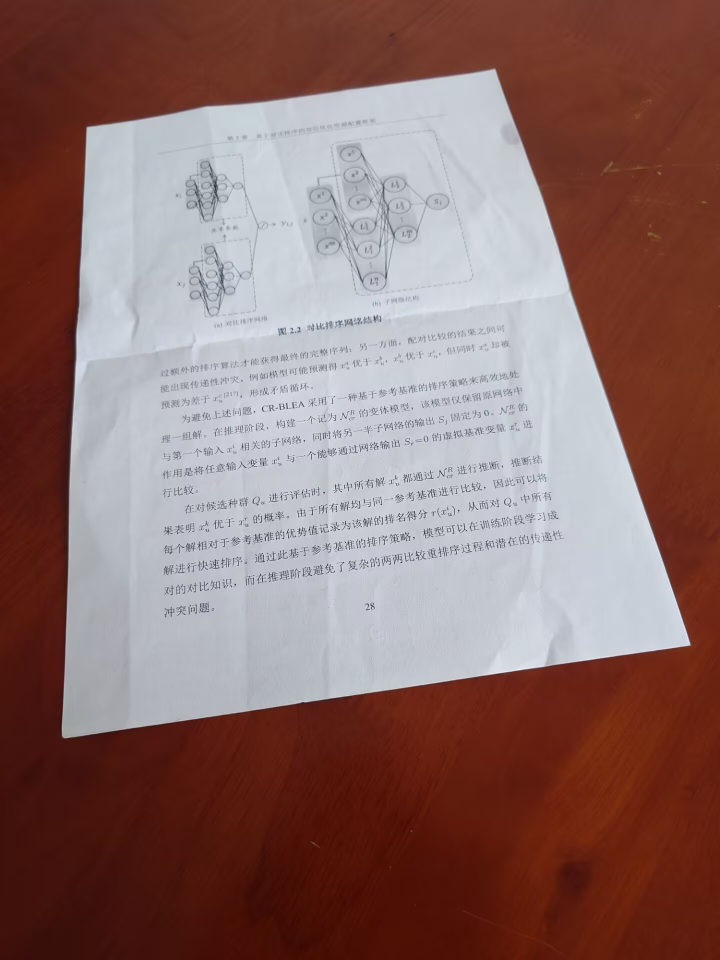
#> input picture HW/0323/input/28834A97A45E783F545267B11760358D.jpg, 1440 x 1920 px (shown at 1/2 size); its folder holds only this picture in this run
$ python main.py
#> lines starting #> are read from the running program, lines starting #| are printed output that depends on the picture; after the words box and inside, x2 and y2 are one past the last pixel; in counts of white or black regions, pixels touching at a corner belong together
import numpy as np
import cv2
from itertools import combinations
from pathlib import Path

RESIZE_MIN_SIDE = 720
CLAHE_CLIP = 5.0
CLAHE_GRID = (13, 13)
GAUS_K_CANNY = (5, 5)
GAUS_S_CANNY = 2.725
CANNY_T1 = 0.725e4
CANNY_T2 = 3.375e4
CANNY_APT = 7
MP_K0 = (7, 7)
MP_IT0 = 1
MP_K1 = (5, 5)
MP_IT1 = 3
GAUS_K_HL = (25, 25)
GAUS_S_HL = 1.125
HL_OCT = 4
HL_CTH = 4.5e-2
HL_DTH = 1.175e-2
HL_MC = 1325
HL_NL = 4
HL_FILTER_DIST = 16
MAX_CORNERS = 10
NMS_Q = 9.75e-2
NMS_R = 50
HAR_BS = 3
HAR_K = 7.75e-2
BORDER_C = (0, 255, 0)
BORDER_THICK = 3
QUAD_R = 12.5
QUAD_OPA = 0.6
A4_RATIO = 21 / 29.7
EXTS = ("*.jpg",)

DEBUG = True
# DEBUG = False
if DEBUG:
    DEBUG_PATH = Path("debug/")
    DEBUG_PATH.mkdir(exist_ok=True)
    F_NAME = ""
    F_EXT = ""
    HL_C = (0, 255, 0)
    CORN_R = 5
    CORN_C = (0, 255, 0)
    HULL_THICK = 3
    HULL_C = (255, 0, 0)


def u8(img):
    if img is not None and img.dtype != np.uint8:
        img = cv2.convertScaleAbs(
            cv2.normalize(img, np.zeros_like(img), 0, 255, cv2.NORM_MINMAX)
        )
    return img


def pre_proc(img):
    img = u8(img)
    sc = 0
    if img is not None:
        sc = RESIZE_MIN_SIDE / min(img.shape[:2])
        img = cv2.resize(
            img,
            (int(img.shape[1] * sc), int(img.shape[0] * sc)),
            interpolation=cv2.INTER_AREA if sc < 1 else cv2.INTER_LINEAR,
        )
        img = cv2.createCLAHE(CLAHE_CLIP, CLAHE_GRID).apply(
            img
            if img.ndim == 2
            else (
                cv2.cvtColor(img, cv2.COLOR_BGR2GRAY)
                if img.shape[2] == 3
                else cv2.cvtColor(img, cv2.COLOR_BGRA2GRAY) if img.ndim > 2 else img
            )
        )
        if DEBUG:
            cv2.imwrite(str(DEBUG_PATH / f"01_pre_{F_NAME}{F_EXT}"), img)
    return img, sc


def get_edge(gray):
    canny = None
    if gray is not None:
        img = cv2.morphologyEx(
            cv2.Canny(
                cv2.GaussianBlur(gray, GAUS_K_CANNY, GAUS_S_CANNY),
                CANNY_T1,
                CANNY_T2,
                apertureSize=CANNY_APT,
                L2gradient=True,
            ),
            cv2.MORPH_CLOSE,
            cv2.getStructuringElement(cv2.MORPH_RECT, MP_K0),
            iterations=MP_IT0,
        )
        if DEBUG:
            cv2.imwrite(str(DEBUG_PATH / f"02_canny_{F_NAME}{F_EXT}"), img)
        if img.sum() > 0:
            contours, _ = cv2.findContours(
                img, cv2.RETR_EXTERNAL, cv2.CHAIN_APPROX_NONE
            )
            img = np.zeros_like(img)
            for contour in contours:
                cv2.drawContours(img, [contour], -1, 255, thickness=1)
            if DEBUG:
                cv2.imwrite(str(DEBUG_PATH / f"03_contours_{F_NAME}{F_EXT}"), img)
            _, labels, stats, _ = cv2.connectedComponentsWithStats(img)
            img = (labels == np.argmax(stats[1:, cv2.CC_STAT_AREA]) + 1).astype(
                np.uint8
            ) * 255
            canny = cv2.morphologyEx(
                img,
                cv2.MORPH_CLOSE,
                cv2.getStructuringElement(cv2.MORPH_RECT, MP_K1),
                iterations=MP_IT1,
            )
            if DEBUG:
                cv2.imwrite(str(DEBUG_PATH / f"04_edge_{F_NAME}{F_EXT}"), canny)
    return canny


def get_quad(hull):
    best_quad = None
    max_area = 0
    if hull is not None and len(hull) >= 4:
        hull = hull.reshape(-1, 2)
        for quad in combinations(hull, 4):
            quad = np.array(quad)
            area = cv2.contourArea(quad)
            if area > max_area:
                max_area = area
                center = quad.mean(axis=0)
                best_quad = quad[
                    np.argsort(
                        np.arctan2(quad[:, 1] - center[1], quad[:, 0] - center[0])
                    )
                ]
    return best_quad, max_area


def proc(path):
    detected, scanned = None, None
    org_img = cv2.imread(str(path), cv2.IMREAD_UNCHANGED)
#> org_img is the input picture: shape (1920, 1440, 3); mean B, G, R 105.2, 108.6, 139.6
    pre_img, sc = pre_proc(org_img)
#> sc = 0.5
    if pre_img is not None:
        edge = get_edge(pre_img)
#> in get_edge, `img = cv2.morphologyEx( cv2.Canny( cv2.GaussianBlur(gray, GAUS_K_CANNY..`:
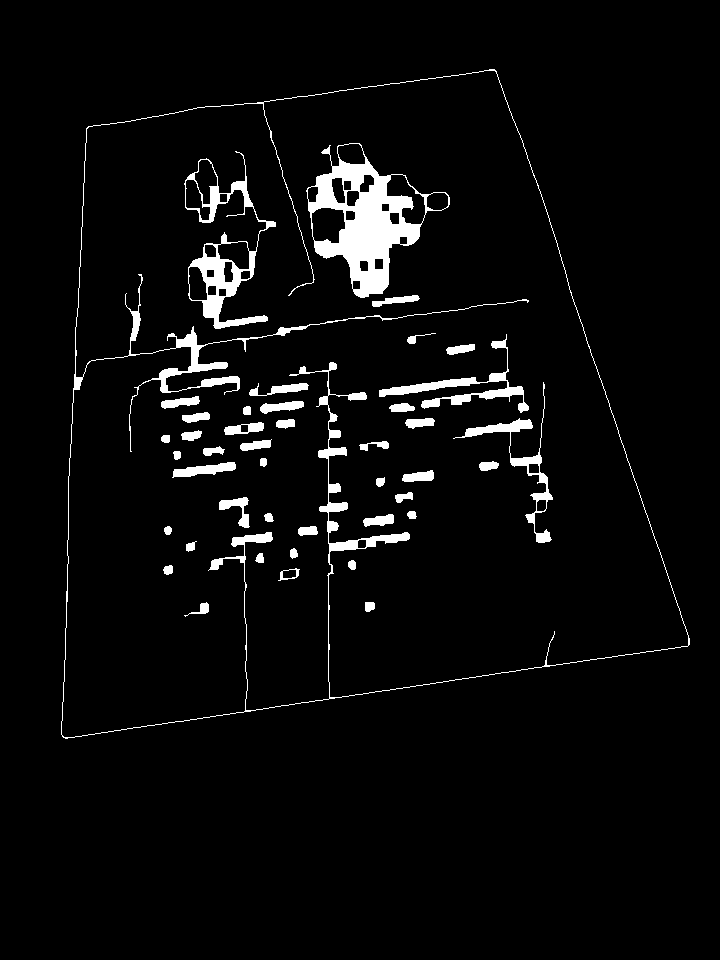
#> img: shape (960, 720); 4.1% white; 43 white regions
#> in get_edge, `contours, _ = cv2.findContours( img, cv2.RETR_EXTERNAL, cv2.CHAIN_APPR..`: contours = 1 contour; box (x1, y1, x2, y2) and area: (61, 69, 690, 739) 315986
#> the loop in get_edge, `for contour in contours:` made 1 pass
#> in get_edge, `_, labels, stats, _ = cv2.connectedComponentsWithStats(img)`: stats = [[0, 0, 720, 960, 688982], [61, 69, 629, 670, 2218]]
        if edge is not None:
            hl_pts = cv2.xfeatures2d.HarrisLaplaceFeatureDetector_create(
                HL_OCT, HL_CTH, HL_DTH, HL_MC, HL_NL
            ).detect(cv2.GaussianBlur(pre_img, GAUS_K_HL, GAUS_S_HL))
#> hl_pts = 515 keypoints; strongest (x, y, size): (676, 636, 80.7), (100, 140, 80.7), (70, 730, 40.4), (90, 134, 40.4)
            if DEBUG:
                cv2.imwrite(
                    str(DEBUG_PATH / f"05_hl_{F_NAME}{F_EXT}"),
                    cv2.drawKeypoints(
                        cv2.cvtColor(pre_img, cv2.COLOR_GRAY2BGR),
                        hl_pts,
                        None,
                        HL_C,
                        cv2.DrawMatchesFlags_DRAW_RICH_KEYPOINTS,
                    ),
                )
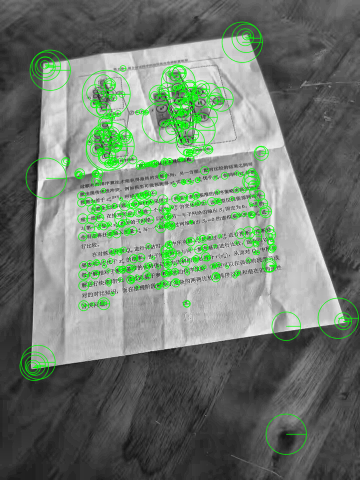
#> saved as 05_hl_28834A97A45E783F545267B11760358D.jpg: shape (960, 720, 3) (shown at 1/2 size); mean B, G, R 112, 123.6, 112
            if hl_pts:
                hl_mask = np.zeros_like(pre_img)
                for pt in hl_pts:
                    x, y = int(pt.pt[0]), int(pt.pt[1])
                    r = int(pt.size / 2) + HL_FILTER_DIST
                    cv2.circle(hl_mask, (x, y), r, 255, thickness=-1)
#> this loop made 515 passes
#> (pt, x, y, r) on passes 1 to 3: (keypoint at (676, 636), size 80.7, 676, 636, 56), (keypoint at (100, 140), size 80.7, 100, 140, 56), (keypoint at (70, 730), size 40.4, 70, 730, 36)
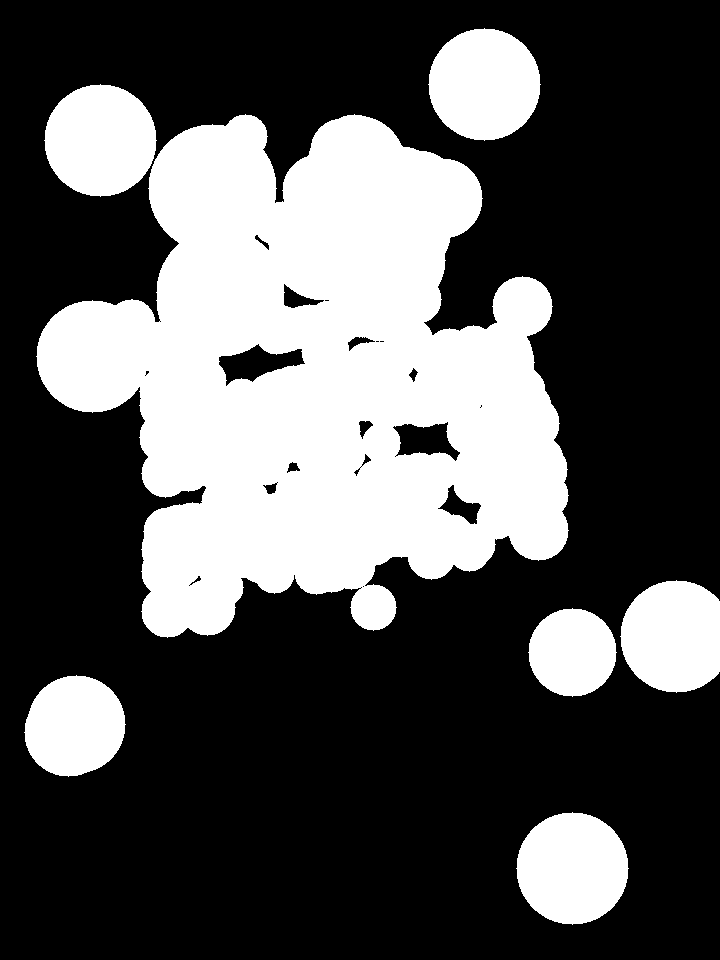
#> hl_mask: shape (960, 720); 32.6% white; 7 white regions, largest, box (x1, y1, x2, y2) and area: (36, 114, 569, 638) 172461, (428, 28, 541, 141) 9845, (44, 84, 157, 197) 9845
                if DEBUG:
                    cv2.imwrite(
                        str(DEBUG_PATH / f"06_hl_mask_{F_NAME}{F_EXT}"), hl_mask
                    )
                corners = cv2.goodFeaturesToTrack(
                    edge,
                    MAX_CORNERS,
                    NMS_Q,
                    NMS_R,
                    mask=hl_mask,
                    blockSize=HAR_BS,
                    useHarrisDetector=True,
                    k=HAR_K,
                )
#> corners = [[685, 644], [495, 71], [63, 734], [88, 128]]
                if DEBUG:
                    corner_img = cv2.cvtColor(edge, cv2.COLOR_GRAY2BGR)
#> corner_img: shape (960, 720, 3); 0.33% white in thin lines or dots, all inside (x1, y1, x2, y2) = (61, 69, 690, 739)
                    if corners is not None:
                        for c in corners:
                            x, y = c.ravel()
                            cv2.circle(corner_img, (int(x), int(y)), CORN_R, CORN_C, -1)
#> this loop made 4 passes
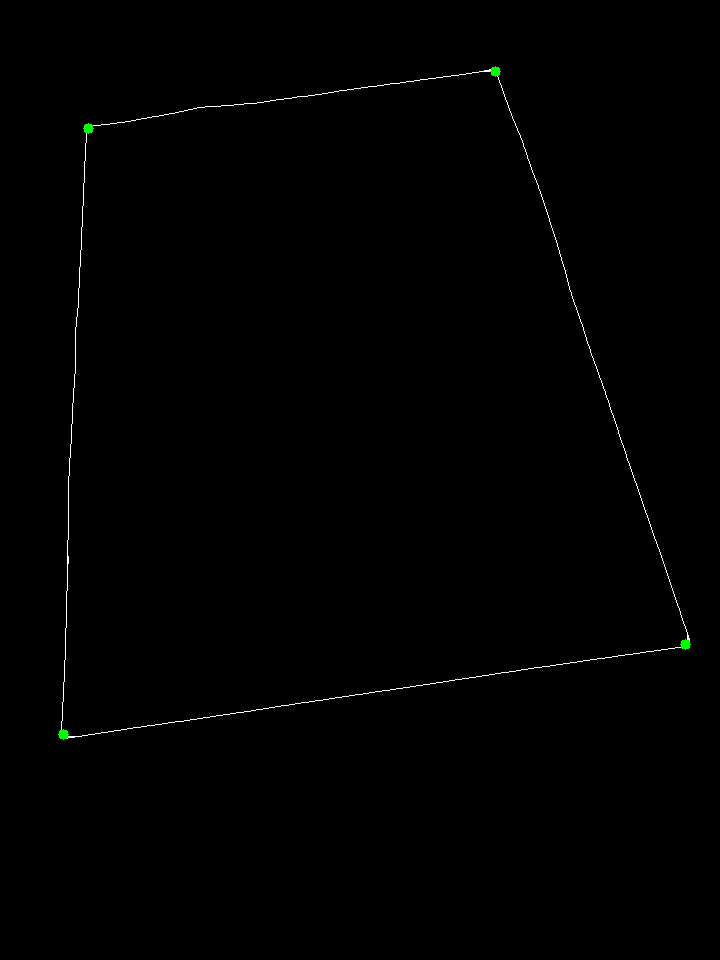
#> corner_img: shape (960, 720, 3); mean B, G, R 0.8, 0.9, 0.8
                    cv2.imwrite(
                        str(DEBUG_PATH / f"07_corners_{F_NAME}{F_EXT}"), corner_img
                    )
                if corners is not None and len(corners) >= 4:
                    hull = cv2.convexHull(corners.reshape(-1, 2))
#> hull = [[685, 644], [63, 734], [88, 128], [495, 71]]
                    if DEBUG:
                        cv2.imwrite(
                            str(DEBUG_PATH / f"08_hull_{F_NAME}{F_EXT}"),
                            cv2.polylines(
                                corner_img,
                                [hull.astype(np.int32)],
                                True,
                                HULL_C,
                                HULL_THICK,
                            ),
                        )
                    if len(hull) >= 4:
                        detected = org_img.copy()
                        detected = (
                            cv2.cvtColor(detected, cv2.COLOR_GRAY2BGR)
                            if detected.ndim == 2
                            else (
                                detected
                                if detected.shape[2] == 3
                                else cv2.cvtColor(detected, cv2.COLOR_BGRA2BGR)
                            )
                        )
                        quad, area = get_quad(hull)
#> the loop in get_quad, `for quad in combinations(hull, 4):` made 1 pass
#> (quad, area, max_area, center, best_quad) on pass 1: ([[685, 644], [63, 734], [88, 128], [495, 71]], 309361.5, 309361.5, [332.8, 394.2], [[88, 128], [495, 71], [685, 644], [63, 734]])
#> after the loop in get_quad, `for quad in combinations(hull, 4):`: max_area = 309361.5
#> quad = [[88, 128], [495, 71], [685, 644], [63, 734]]; area = 309361.5
                        quad = (np.array(quad) / sc).astype(np.int32)
#> quad = [[176, 256], [990, 142], [1370, 1288], [126, 1468]]
                        cv2.polylines(
                            detected,
                            [quad],
                            True,
                            BORDER_C,
                            int(BORDER_THICK / sc),
                        )
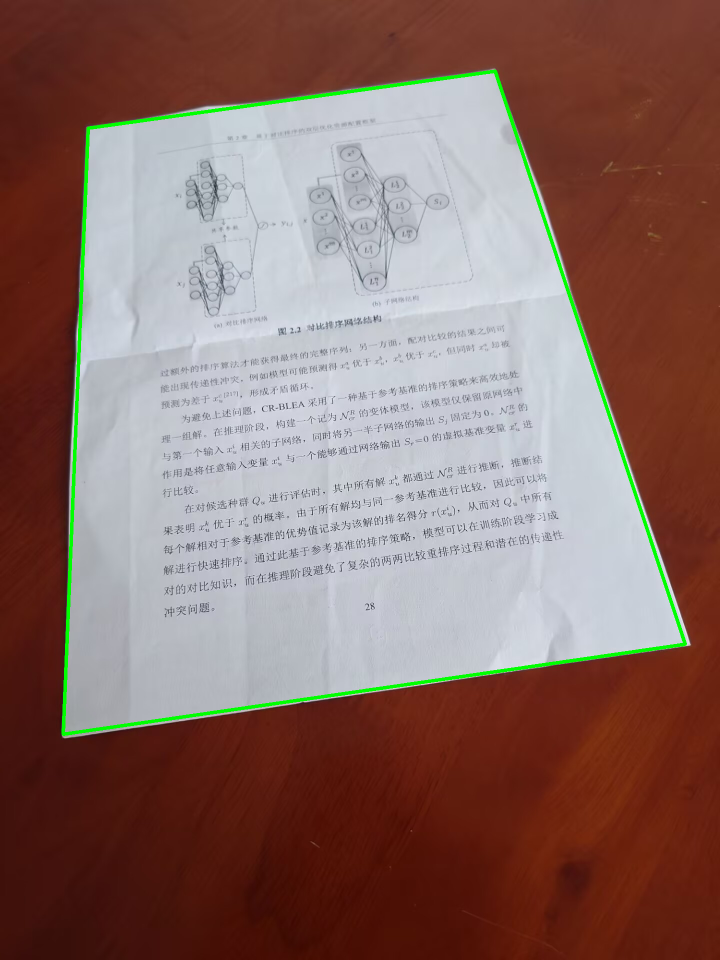
#> detected: shape (1920, 1440, 3) (shown at 1/2 size); 1.13% of pixels changed, all inside (x1, y1, x2, y2) = (123, 139, 1374, 1472)
                        overlay = detected.copy()
                        r = int(QUAD_R / sc)
#> r = 25
                        for i in range(len(quad)):
                            p1 = quad[i]
                            cv2.circle(overlay, tuple(p1), r, (255, 255, 255), -1)
                            p2 = quad[(i + 1) % len(quad)]
                            cv2.circle(
                                overlay,
                                ((p1[0] + p2[0]) // 2, (p1[1] + p2[1]) // 2),
                                r,
                                (255, 255, 255),
                                -1,
                            )
#> this loop made 4 passes
#> (p1, p2) on passes 1 to 4: ([176, 256], [990, 142]), ([990, 142], [1370, 1288]), ([1370, 1288], [126, 1468]), ([126, 1468], [176, 256])
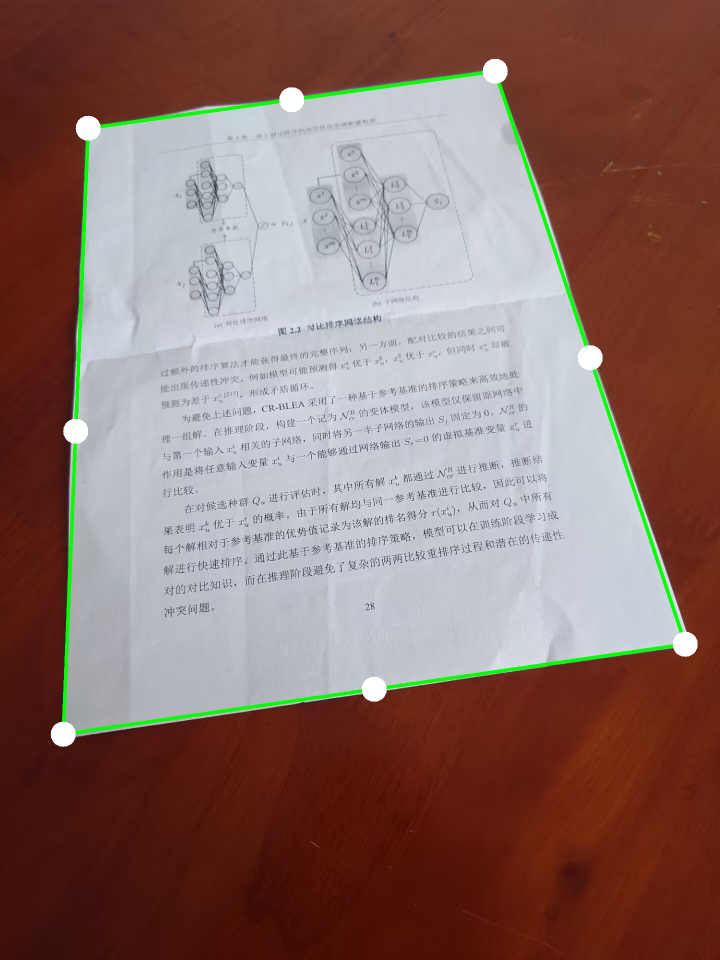
#> overlay: shape (1920, 1440, 3) (shown at 1/2 size); 0.57% of pixels changed, all inside (x1, y1, x2, y2) = (101, 117, 1396, 1494)
                        detected = cv2.addWeighted(
                            overlay, QUAD_OPA, detected, 1 - QUAD_OPA, 0
                        )
                        area = area / (sc**2)
#> area = 1237446
                        h = int(np.sqrt(area / A4_RATIO))
#> h = 1322
                        w = int(h * A4_RATIO)
#> w = 934
                        scanned = cv2.warpPerspective(
                            org_img,
                            cv2.getPerspectiveTransform(
                                np.array(quad, dtype=np.float32),
                                np.array(
                                    [[0, 0], [w, 0], [w, h], [0, h]],
                                    dtype=np.float32,
                                ),
                            ),
                            (w, h),
                        )
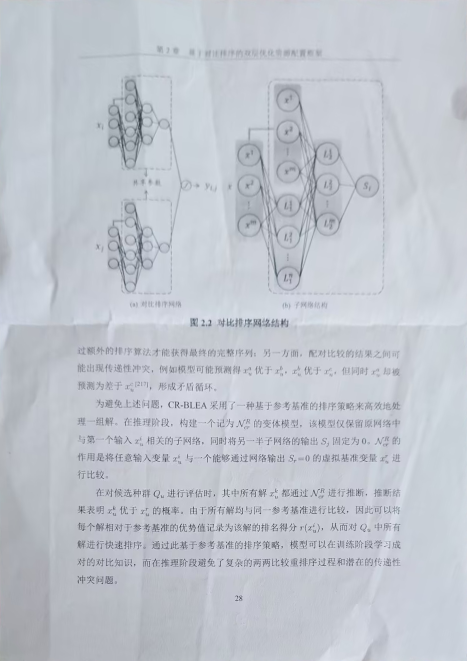
#> scanned: shape (1322, 934, 3) (shown at 1/2 size); mean B, G, R 205.7, 197.2, 192.3
    return detected, scanned


if __name__ == "__main__":
    inp = Path("input/")
    out = Path("output/")
    out.mkdir(exist_ok=True)
    files = []
    for e in EXTS:
        files.extend(inp.glob(e))
    if files:
        for f in files:
            name, ext = f.stem, f.suffix
            if DEBUG:
                F_NAME, F_EXT = name, ext
            det, scn = proc(f)
            if det is not None and scn is not None:
                cv2.imwrite(str(out / f"{name}_detected{ext}"), det)
                cv2.imwrite(str(out / f"{name}_scanned{ext}"), scn)
            else:
                print(f"Failed to process {f}")
    else:
        print(f"No image files found in {inp.resolve()}")
